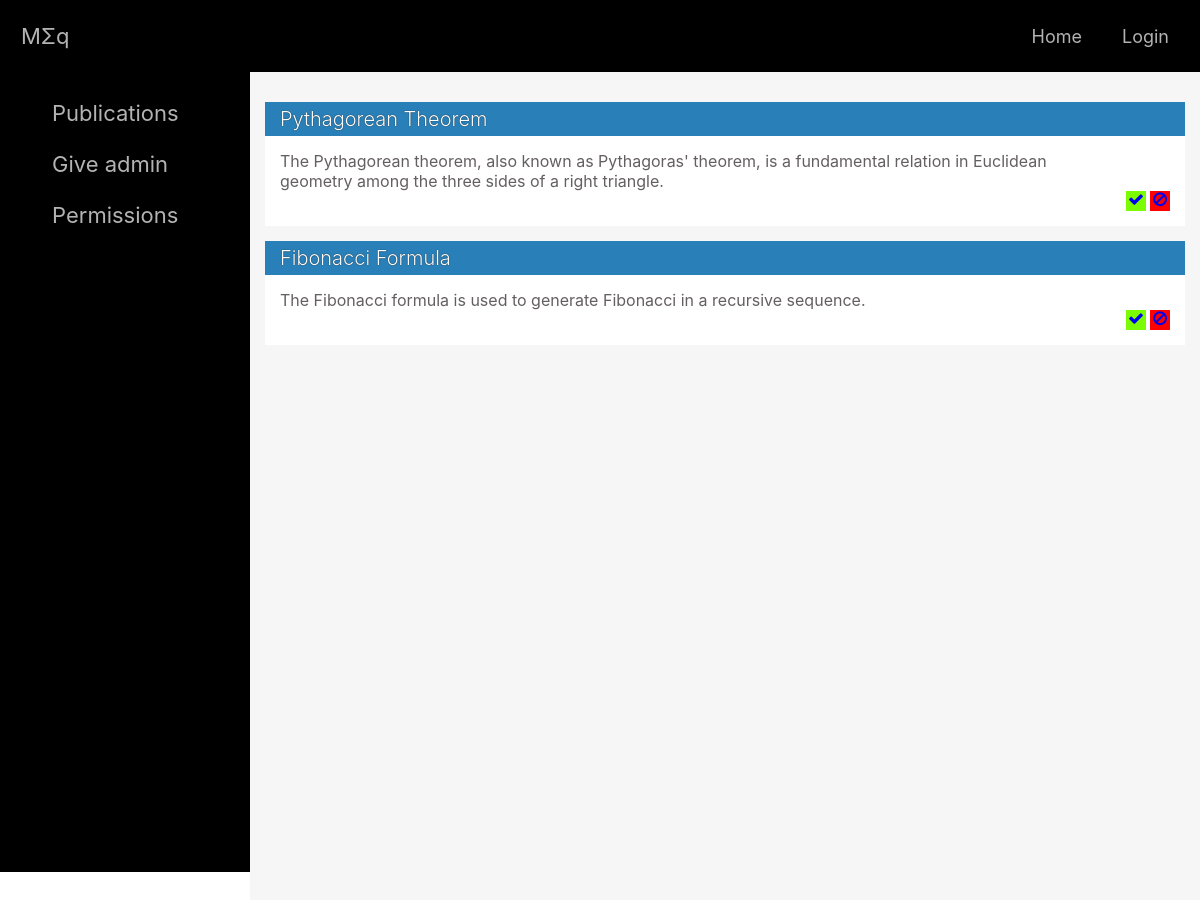
/adminPublications.php, run on the app's committed database.
### tables this page shows
CREATE TABLE `documents` (
  `ID` int(11) NOT NULL,
  `ID_USER` int(11) NOT NULL DEFAULT 1,
  `NAME` varchar(255) NOT NULL,
  `DESCRIPTION` varchar(255) NOT NULL DEFAULT 'No description available',
  `CONTENT` mediumtext NOT NULL,
  `PUBLIC` boolean NOT NULL DEFAULT FALSE,
  `created_at` date DEFAULT current_timestamp(),
  `updated_at` timestamp NOT NULL DEFAULT current_timestamp()
);

### php/admin/publications.php (called while the page is built, shortened)
<?php
require_once "MAdmin.php";
require_once "VAdmin.php";
require_once "CAdmin.php";
$decision = $idDoc = null;
$controller = new CAdmin('showDocuments', $decision, $idDoc);
?>

### php/db_utils/database_conn.php (called while the page is built)
<?php
class BD{
    private static $conexiune_bd = NULL;
    public static function obtine_conexiune(){
        if (is_null(self::$conexiune_bd))
        {
            self::$conexiune_bd = new PDO('mysql:host='.DB_SERVER.';dbname='.DB_NAME, DB_USERNAME, DB_PASSWORD);
        }
        return self::$conexiune_bd;
    }
    public static function opreste_conexiune(){
        self::$conexiune_bd = NULL;
    }
}
?>

### php/admin/MAdmin.php (called while the page is built, shortened)
<?php
require_once __DIR__ . "/../db_utils/database_conn.php";
class MAdmin {
    public function showDocuments() {
        $sql = 'SELECT d.ID, d.NAME, d.DESCRIPTION from documents d WHERE d.PUBLIC = 0';
        $stmt = BD::obtine_conexiune()->prepare($sql);
        $stmt -> execute ();
        return $stmt;
    }
}

### php/admin/VAdmin.php (the view, shortened to what this page needs)
<?php
class VAdmin {
    private $data;
    public function __construct($data) {
        $this->data = $data;
    }
    public function display() {
        ?>
        <div id="admin-panel">
            <div class="side-bar" id="js-side-bar">
                <form action="" method="POST" enctype="multipart/form-data">
                    <ul id="admin-nav">
                        <li><a href="adminPublications.php">Publications</a> </li>
                        <li><a href="admin.php">Give admin</a> </li>
                        <li><a href="admin.php">Permissions</a> </li>
                    </ul>
                </form>
            </div>
            <div class="admin-content">
                <?php
                if($this->data !== null)
                    while($row = $this->data->fetch(PDO::FETCH_ASSOC)){
                ?>
                <div id="admin-box">
                    <div class="admin-box-top"><?php echo $row['NAME']?></div>
                    <div class="admin-box-panel">
                        <div class="admin-box-panel-write">
                            <?php echo $row['DESCRIPTION']?>
                        </div>
                        <div style="display: flex">
                            <a class="check-doc" href="adminPublications.php?decision=accepted&id=<?php echo $row['ID']?>"><i class="fa fa-check"></i></a>
                            <a class="refuse-doc" href="adminPublications.php?decision=refused&id=<?php echo $row['ID']?>"><i class="fa fa-ban"></i></a>
                        </div>
                    </div>
                </div>
                <?php
                        }
                ?>
            </div>
        </div>
    <?php
    }
}

### adminPublications.php (shortened to what this page needs)
<head>
    <link rel="stylesheet" type = "text/css" href="css/style_postpage.css" />
    <link rel="stylesheet" type = "text/css" href="css/style_comment.css" />
    <link rel="stylesheet" type = "text/css" href="css/style_global.css" />
    <link rel="stylesheet" type = "text/css" href="css/navbar.css" />
    <link rel="stylesheet" type = "text/css" href="admin.css" />
    <link rel="stylesheet" href="https://cdnjs.cloudflare.com/ajax/libs/font-awesome/4.7.0/css/font-awesome.min.css">
</head>
<body>
<?php include 'navbar.php';
include 'php/admin/publications.php';
?>
</body>

### navbar.php (shortened to what this page needs)
<div class="nav-container">
    <nav class="navbar">
        <a href="index.html" class="logo">M&Sigma;q</a>
        <ul class="main-nav" id="js-menu">
            <li>
                <a href="#" class="nav-links">Home</a>
            </li>
<?php
  if ( isset($_SESSION["loggedin"]) && isset($_SESSION["userid"]) ) { ?>
            <li>
                <a href="profilepage.php?id= <?php echo $_SESSION["userid"]?>" class="nav-links">Profile</a>
            </li>
            <li>
                <a href="php/userAccount/logout.php" class="nav-links">Logout</a>
            </li>
        </ul>
    </nav>
  </div>
  <?php } else {?>
            <li>
              <a href="php/userAccount/login.php" class="nav-links">Login</a>
            </li>
          </ul>
    </nav>
  </div>
  <?php } ?>

### php/admin/CAdmin.php (shortened to what this page needs)
<?php
class CAdmin {
    public function __construct($action, $decision, $idDoc) {
        $this->model = new MAdmin();
        if($action === 'showDocuments') {
            $docs = $this->model->showDocuments();
            $view = new VAdmin($docs);
            $view->display();
        }
        else {
            $view = new VAdmin(null);
            $view->display();
        }
    }
}

### css/style_global.css (style rules this page uses)
body { margin: 0px; font-family: -apple-system, BlinkMacSystemFont, 'Segoe UI', Roboto, Oxygen, Ubuntu, Cantarell, 'Open Sans', 'Helvetica Neue', sans-serif; }

### css/navbar.css (style rules this page uses)
.navbar { font-size: 18px; background: black; border: 1px solid rgba(0, 0, 0, 0.2); padding-bottom: 10px; }
.main-nav { list-style-type: none; }
.nav-links, .logo { text-decoration: none; color: rgba(255, 255, 255, 0.7); }
.main-nav li { text-align: center; margin: 15px auto; }
.logo { display: inline-block; font-size: 22px; margin-top: 10px; margin-left: 20px; }
.main-nav { list-style-type: none; display: none; }
@media screen and (min-width: 768px) { .navbar { display: flex; justify-content: space-between; padding-bottom: 0; height: 70px; align-items: center; } }
@media screen and (min-width: 768px) { .main-nav { display: flex; margin-right: 30px; flex-direction: row; justify-content: flex-end; } }
@media screen and (min-width: 768px) { .main-nav li { margin: 0; } }
@media screen and (min-width: 768px) { .nav-links { margin-left: 40px; } }
@media screen and (min-width: 768px) { .logo { margin-top: 0; } }

### admin.css (style rules this page uses)
#admin-panel { width: 100%; margin: 0 auto; height: 100%; }
.side-bar { width: 250px; height: 100%; background-color: black; float: left; }
.admin-content { width: auto; margin-left: 250px; height: 100%; background-color: #f6f6f6; padding: 15px; }
#admin-nav { height: 100%; }
#admin-nav li { list-style: none; }
#admin-nav li a { color: rgba(255, 255, 255, 0.7);; display: block; padding: 12px; font-size: 22px; border-bottom: 1px solid rgba(0, 0, 0, 0.2); text-decoration: none; -webkit-transition: 0.2s; -moz-transition: 0.2s; -o-transition: 0.2s; transition: 0.2s; }
#admin-box { margin-top: 15px; }
#admin-box .admin-box-top { color: #fff; text-shadow: 0px 0px 1px #000; background-color: #2980b9; padding: 5px; padding-left: 15px; font-weight: 300; font-size: 20px; }
#admin-box .admin-box-panel { padding: 15px; background-color: #fff; color: #645f61; word-wrap: break-word; }
.admin-box-panel-write { margin-right: 50px; }
#admin-box .check-doc { width: 20px; height: 20px; background-color: lawngreen; margin-left: auto; margin-right: 0; text-align: center; cursor: pointer; text-decoration: none; }
#admin-box .refuse-doc { width: 20px; height: 20px; background-color: red; margin-left: 4px; text-align: center; cursor: pointer; text-decoration: none; }

### data on the page
documents: NAME "Pythagorean Theorem", DESCRIPTION "The Pythagorean theorem, also known as Pythagoras' theorem, is a fundamental relation in Euclidean geometry among the three sides of a right triangle."
documents: NAME "Fibonacci Formula", DESCRIPTION "The Fibonacci formula is used to generate Fibonacci in a recursive sequence."
